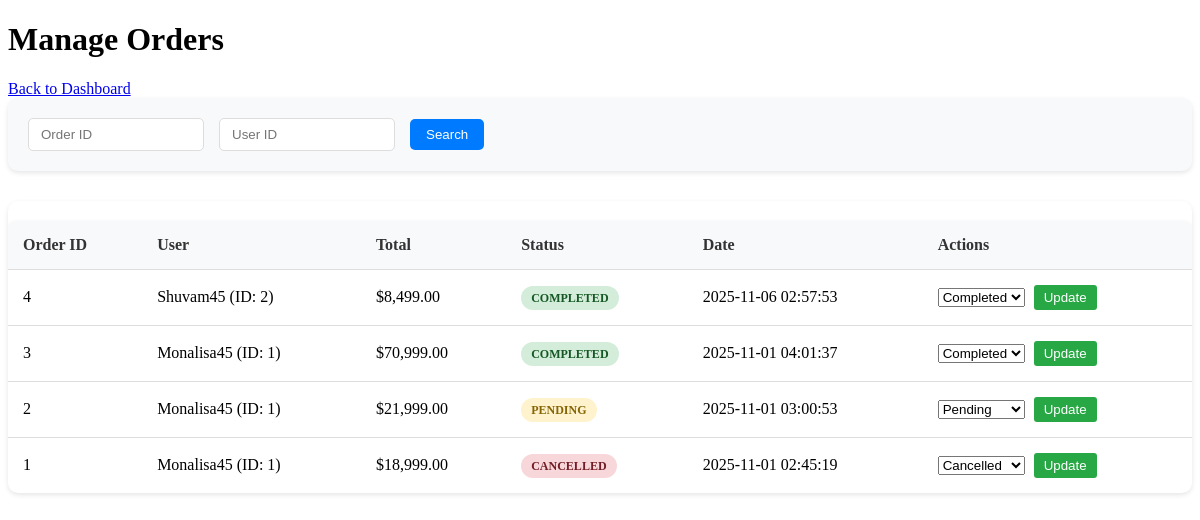
The page /admin/admin_orders.php (signed in) on the database its author committed.
### tables this page shows
CREATE TABLE `orders` (
  `id` int(11) NOT NULL,
  `user_id` int(11) DEFAULT NULL,
  `total` decimal(10,2) DEFAULT NULL,
  `status` enum('pending','completed','cancelled') DEFAULT 'pending',
  `created_at` timestamp NOT NULL DEFAULT current_timestamp(),
  `payment_method` varchar(50) DEFAULT NULL
);

CREATE TABLE `users` (
  `id` int(11) NOT NULL,
  `username` varchar(50) NOT NULL,
  `email` varchar(100) NOT NULL,
  `password` varchar(255) NOT NULL,
  `created_at` timestamp NOT NULL DEFAULT current_timestamp()
);

### admin/admin_orders.php (the view, shortened to what this page needs)
<?php
include 'config.php';
$searchOrderId = isset($_GET['order_id']) ? (int)$_GET['order_id'] : '';
$searchUserId = isset($_GET['user_id']) ? (int)$_GET['user_id'] : '';
$query = "SELECT o.id, o.user_id, o.total, o.status, o.created_at, u.username FROM orders o JOIN users u ON o.user_id = u.id WHERE 1=1";
$query .= " ORDER BY o.created_at DESC";
$stmt = $conn->prepare($query);
$stmt->execute();
$result = $stmt->get_result();
$orders = $result->fetch_all(MYSQLI_ASSOC);
?>
<!DOCTYPE html>
<html lang="en">
<head>
    <link rel="stylesheet" href="assets/css/style.css">
    <link rel="stylesheet" href="assets/css/admin_orders.css">
</head>
<body>
    <div class="container">
        <h1>Manage Orders</h1>
        <a href="index.php">Back to Dashboard</a>
        <div class="filters">
            <form method="GET" action="admin_orders.php" class="filter-form">
                <input type="number" name="order_id" placeholder="Order ID" value="<?php echo htmlspecialchars($searchOrderId); ?>">
                <input type="number" name="user_id" placeholder="User ID" value="<?php echo htmlspecialchars($searchUserId); ?>">
                <button type="submit">Search</button>
            </form>
        </div>
        <div class="orders-table-container">
            <table class="admin-table">
                <thead>
                    <tr>
                        <th>Order ID</th>
                        <th>User</th>
                        <th>Total</th>
                        <th>Status</th>
                        <th>Date</th>
                        <th>Actions</th>
                    </tr>
                </thead>
                <tbody>
                    <?php if (empty($orders)): ?>
                        <tr>
                            <td colspan="6" class="no-orders">No orders found.</td>
                        </tr>
                    <?php else: ?>
                        <?php foreach ($orders as $order): ?>
                            <tr>
                                <td><?php echo htmlspecialchars($order['id']); ?></td>
                                <td><?php echo htmlspecialchars($order['username']); ?> (ID: <?php echo htmlspecialchars($order['user_id']); ?>)</td>
                                <td>$<?php echo number_format($order['total'], 2); ?></td>
                                <td><span class="status <?php echo strtolower($order['status']); ?>"><?php echo htmlspecialchars($order['status']); ?></span></td>
                                <td><?php echo htmlspecialchars($order['created_at']); ?></td>
                                <td>
                                    <form method="POST" style="display:inline;">
                                        <select name="status">
                                            <option value="pending" <?php if ($order['status'] == 'pending') echo 'selected'; ?>>Pending</option>
                                            <option value="completed" <?php if ($order['status'] == 'completed') echo 'selected'; ?>>Completed</option>
                                            <option value="cancelled" <?php if ($order['status'] == 'cancelled') echo 'selected'; ?>>Cancelled</option>
                                        </select>
                                        <button type="submit" name="update_status" class="update-btn">Update</button>
                                    </form>
                                </td>
                            </tr>
                        <?php endforeach; ?>
                    <?php endif; ?>
                </tbody>
            </table>
        </div>
    </div>
</body>
</html>

### admin/assets/css/style.css (style rules this page uses)
.admin-table { width: 100%; border-collapse: collapse; margin-top: 20px; background-color: white; border-radius: 8px; overflow: hidden; box-shadow: 0 2px 5px rgba(0,0,0,0.1); }
.admin-table th, .admin-table td { padding: 12px; text-align: left; border-bottom: 1px solid #ddd; }
.admin-table th { background-color: #f2f2f2; font-weight: bold; }

### admin/assets/css/admin_orders.css (style rules this page uses)
.filters { margin-bottom: 30px; background-color: #f8f9fa; padding: 20px; border-radius: 10px; box-shadow: 0 2px 5px rgba(0,0,0,0.1); }
.filter-form { display: flex; gap: 15px; align-items: center; flex-wrap: wrap; }
.filter-form input { padding: 8px 12px; border: 1px solid #ddd; border-radius: 5px; width: 150px; }
.filter-form button { padding: 8px 16px; background-color: #007bff; color: white; border: none; border-radius: 5px; cursor: pointer; transition: background-color 0.3s; }
.orders-table-container { background-color: white; border-radius: 10px; box-shadow: 0 2px 5px rgba(0,0,0,0.1); overflow: hidden; animation: fadeInUp 0.5s ease-out; }
.admin-table { width: 100%; border-collapse: collapse; }
.admin-table th, .admin-table td { padding: 15px; text-align: left; border-bottom: 1px solid #ddd; }
.admin-table th { background-color: #f8f9fa; font-weight: bold; color: #333; }
.admin-table tr:last-child td { border-bottom: none; }
.status { padding: 5px 10px; border-radius: 20px; font-weight: bold; text-transform: uppercase; font-size: 12px; }
.status.completed { background-color: #d4edda; color: #155724; }
.status.pending { background-color: #fff3cd; color: #856404; }
.status.cancelled { background-color: #f8d7da; color: #721c24; }
.update-btn { padding: 5px 10px; background-color: #28a745; color: white; border: none; border-radius: 3px; cursor: pointer; margin-left: 5px; transition: background-color 0.3s; }

### rows shown on the page
orders: id "4", user.username "Shuvam45", user "2", total "8,499.00", status "COMPLETED", created_at "2025-11-06 02:57:53", status "Completed"
orders: id "3", user.username "Monalisa45", user "1", total "70,999.00", status "COMPLETED", created_at "2025-11-01 04:01:37", status "Completed"
orders: id "2", user.username "Monalisa45", user "1", total "21,999.00", status "PENDING", created_at "2025-11-01 03:00:53", status "Pending"
orders: id "1", user.username "Monalisa45", user "1", total "18,999.00", status "CANCELLED", created_at "2025-11-01 02:45:19", status "Cancelled"
